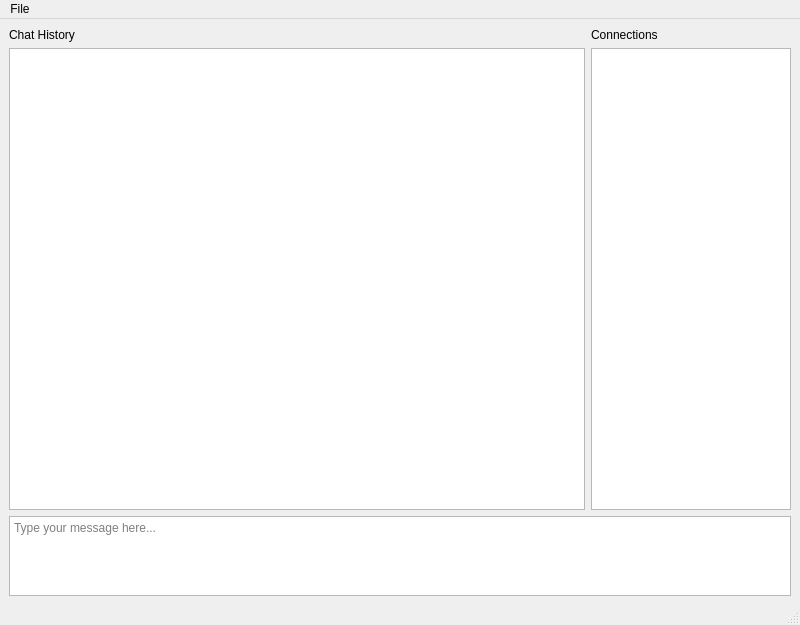
<?xml version="1.0" encoding="UTF-8"?>
<ui version="4.0">
 <class>MainWindow</class>
 <widget class="QMainWindow" name="MainWindow">
  <property name="geometry">
   <rect>
    <x>0</x>
    <y>0</y>
    <width>800</width>
    <height>625</height>
   </rect>
  </property>
  <property name="sizePolicy">
   <sizepolicy hsizetype="Preferred" vsizetype="Expanding">
    <horstretch>0</horstretch>
    <verstretch>0</verstretch>
   </sizepolicy>
  </property>
  <property name="minimumSize">
   <size>
    <width>0</width>
    <height>20</height>
   </size>
  </property>
  <property name="windowTitle">
   <string>TCPChat</string>
  </property>
  <widget class="QWidget" name="centralwidget">
   <property name="sizePolicy">
    <sizepolicy hsizetype="Expanding" vsizetype="Expanding">
     <horstretch>0</horstretch>
     <verstretch>0</verstretch>
    </sizepolicy>
   </property>
   <layout class="QGridLayout" name="gridLayout">
    <item row="0" column="1">
     <widget class="QLabel" name="chat_history_label">
      <property name="text">
       <string>Chat History</string>
      </property>
     </widget>
    </item>
    <item row="0" column="2">
     <widget class="QLabel" name="connections_label">
      <property name="text">
       <string>Connections</string>
      </property>
     </widget>
    </item>
    <item row="1" column="2">
     <widget class="QListWidget" name="connectionsList">
      <property name="sizePolicy">
       <sizepolicy hsizetype="Maximum" vsizetype="Expanding">
        <horstretch>0</horstretch>
        <verstretch>0</verstretch>
       </sizepolicy>
      </property>
      <property name="maximumSize">
       <size>
        <width>200</width>
        <height>16777215</height>
       </size>
      </property>
      <property name="statusTip">
       <string>View and/or moderate all users connected to the server.</string>
      </property>
     </widget>
    </item>
    <item row="2" column="1" colspan="2">
     <widget class="QTextEdit" name="messageBox">
      <property name="sizePolicy">
       <sizepolicy hsizetype="Expanding" vsizetype="Maximum">
        <horstretch>0</horstretch>
        <verstretch>0</verstretch>
       </sizepolicy>
      </property>
      <property name="maximumSize">
       <size>
        <width>16777215</width>
        <height>80</height>
       </size>
      </property>
      <property name="statusTip">
       <string>Type a message to send to the server.</string>
      </property>
      <property name="placeholderText">
       <string>Type your message here...</string>
      </property>
     </widget>
    </item>
    <item row="1" column="1">
     <widget class="QTextBrowser" name="messageHistory">
      <property name="sizePolicy">
       <sizepolicy hsizetype="Expanding" vsizetype="Expanding">
        <horstretch>0</horstretch>
        <verstretch>5</verstretch>
       </sizepolicy>
      </property>
      <property name="statusTip">
       <string>View all messages sent by the server and other users.</string>
      </property>
     </widget>
    </item>
   </layout>
  </widget>
  <widget class="QMenuBar" name="menubar">
   <property name="geometry">
    <rect>
     <x>0</x>
     <y>0</y>
     <width>800</width>
     <height>26</height>
    </rect>
   </property>
   <widget class="QMenu" name="menuFile">
    <property name="title">
     <string>File</string>
    </property>
    <addaction name="actionConnect_to"/>
    <addaction name="actionSave_chat_to"/>
    <addaction name="actionQuit"/>
   </widget>
   <addaction name="menuFile"/>
  </widget>
  <widget class="QStatusBar" name="status_bar">
   <property name="minimumSize">
    <size>
     <width>0</width>
     <height>20</height>
    </size>
   </property>
  </widget>
  <action name="actionConnect_to">
   <property name="text">
    <string>Connect to...</string>
   </property>
  </action>
  <action name="actionSave_chat_to">
   <property name="text">
    <string>Export chat...</string>
   </property>
  </action>
  <action name="actionQuit">
   <property name="text">
    <string>Quit</string>
   </property>
  </action>
 </widget>
 <resources/>
 <connections/>
</ui>
